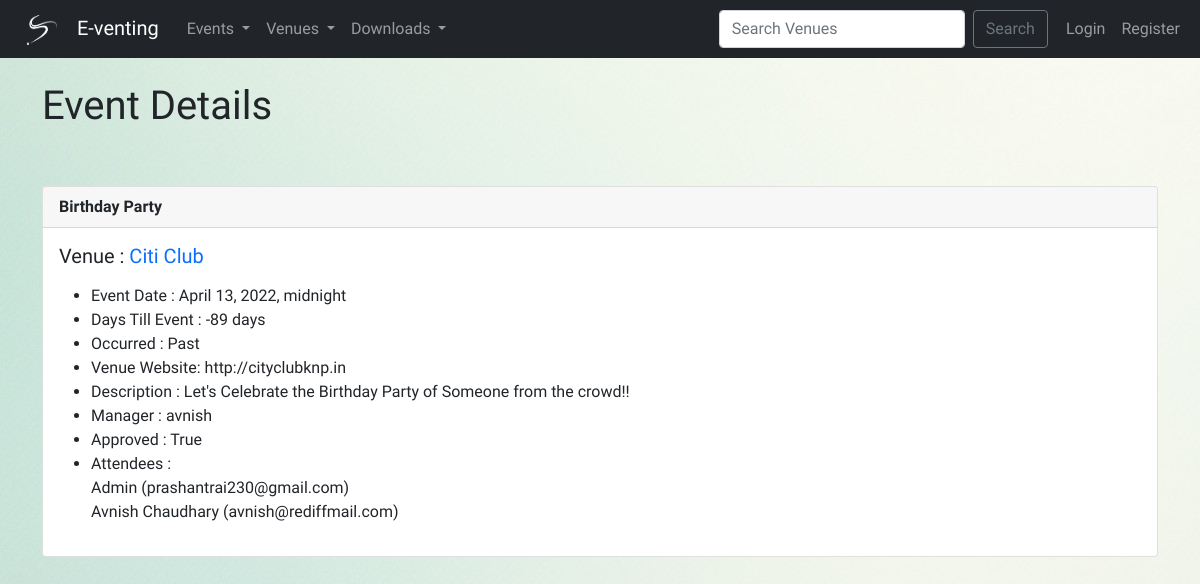
The app's page /show_event/2 with its own data.
### events/models.py (models this page shows)
class Event(models.Model):
    name = models.CharField('Event Name', max_length=120)
    event_date = models.DateTimeField('Event Date')
    venue = models.ForeignKey(Venue, blank=True, null=True, on_delete=models.CASCADE)
    manager = models.ForeignKey(User, blank=True, null=True, on_delete=models.SET_NULL,related_name='manager')
    description = models.TextField(blank=True)
    attendees = models.ManyToManyField(Attendee, blank=True)
    approved = models.BooleanField(default=False)
    def __str__(self):
        return self.name
    @property
    def Days_till(self):
        today = date.today()
        days_till = self.event_date.date() - today
        days_till_stripped = str(days_till).split(',', 1)[0]
        return days_till_stripped
    @property
    def Is_past(self):
        today = date.today()
        if self.event_date.date() > today:
            occurred = 'Future'
        else:
            occurred = 'Past'
        return occurred

class Venue(models.Model):
    name = models.CharField('Venue Name', max_length=120)
    address = models.CharField(max_length=300)
    pin_code = models.CharField('Pin Code', max_length=10)
    phone = models.CharField('Contact', max_length=25, blank=True)
    web = models.URLField('Web Address', blank=True)
    email = models.EmailField('Email Address', blank=True)
    owner = models.IntegerField('Venue Owner', blank=False, default=1)
    venue_image = models.ImageField(null=True, blank=True, upload_to='images/')
    def __str__(self):
        return self.name

### events/views.py (the view)
# urls.py: path('show_event/<event_id>', views.show_event, name='show-event'),
def show_event(request, event_id):
    event=Event.objects.get(pk=event_id)
    return render(request,'events/show_event.html',{'event':event})

### events/models.py (called while the page is built)
    def __str__(self):
        return self.first_name + ' ' +self.last_name + ' (' +self.email + ')'

### events/templates/events/show_event.html (shortened to what this page needs)
{% extends 'events/base.html' %}
{% block content %}
    <h1> Event Details </h1>
    <br><br>
    <div class="card">
        <div class="card-header">
            <strong>{{event}}</strong>
        </div>
        <div class="card-body">
            <h5 class="card-title">Venue : <a href={% url 'show-venue' event.venue.id%} style="text-decoration: none;">{{event.venue}}</a></h5>
            <p class="card-text">
            <ul>
                <li>Event Date : {{event.event_date}}</li>
                <li>Days Till Event : {{event.Days_till}}</li>
                <li>Occurred : {{event.Is_past}}</li>
                <li>Venue Website: {{event.venue.web}}</li>
                <li>Description : {{event.description}}</li>
                <li>Manager : {{event.manager}}</li>
                <li>Approved : {{event.approved}}</li>
                <li>Attendees : <br>
                    {% for user in event.attendees.all %}
                    {{user}} <br>
                    {% endfor %}
                </li>
            </ul>
            </p>
        </div>
    </div>
    <br>
{% endblock %}

### events/static/events/style.css (style rules this page uses)
body { background: url("images/bg.jpg") no-repeat fixed; }

### records on screen
Event: name "Birthday Party", venue "Citi Club", event_date "April 13, 2022, midnight", Days_till "-89 days", Is_past "Past", venue.web "http://cityclubknp.in", description "Let's Celebrate the Birthday Party of Someone from the crowd!!", manager "avnish", approved "True"

### other values on screen
{{ user }} "Admin (prashantrai230@gmail.com)"
{{ user }} "Avnish Chaudhary (avnish@rediffmail.com)"
